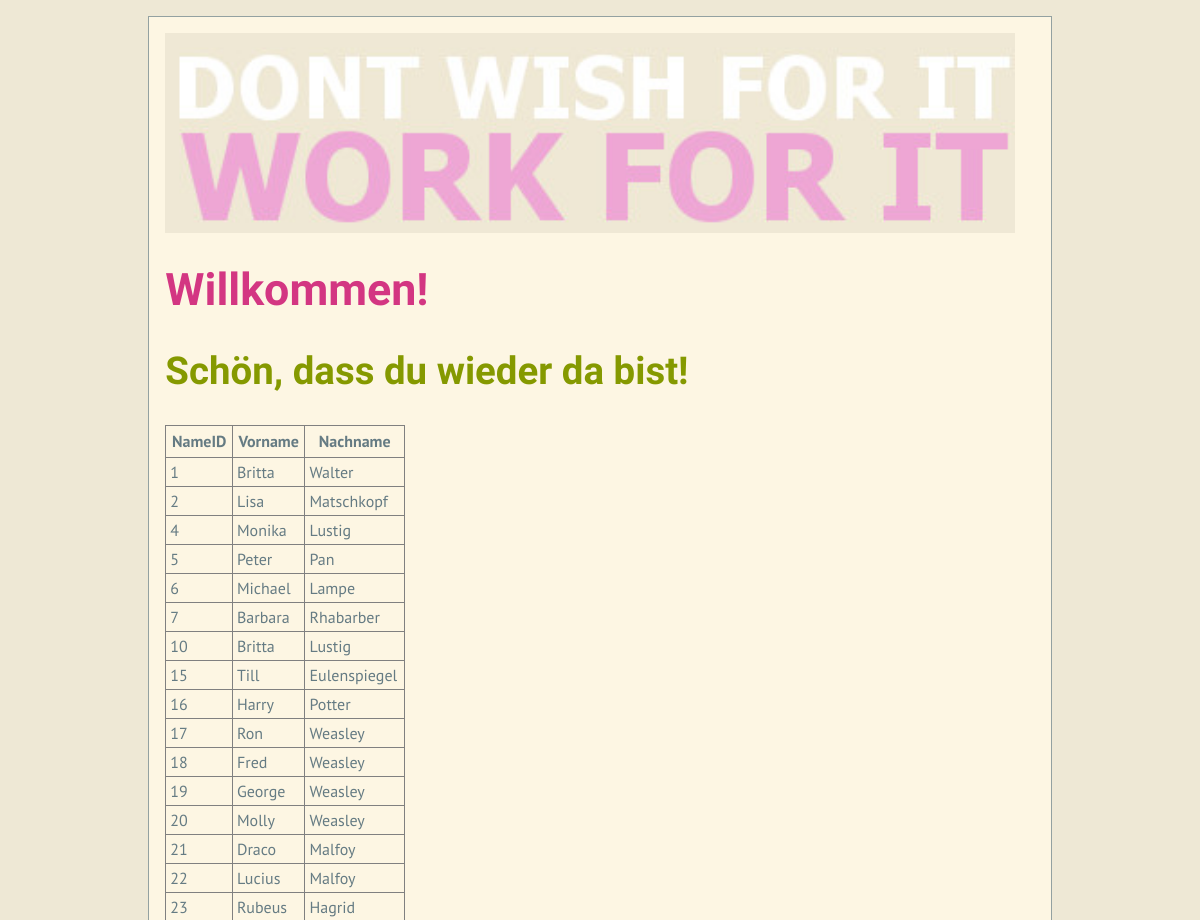
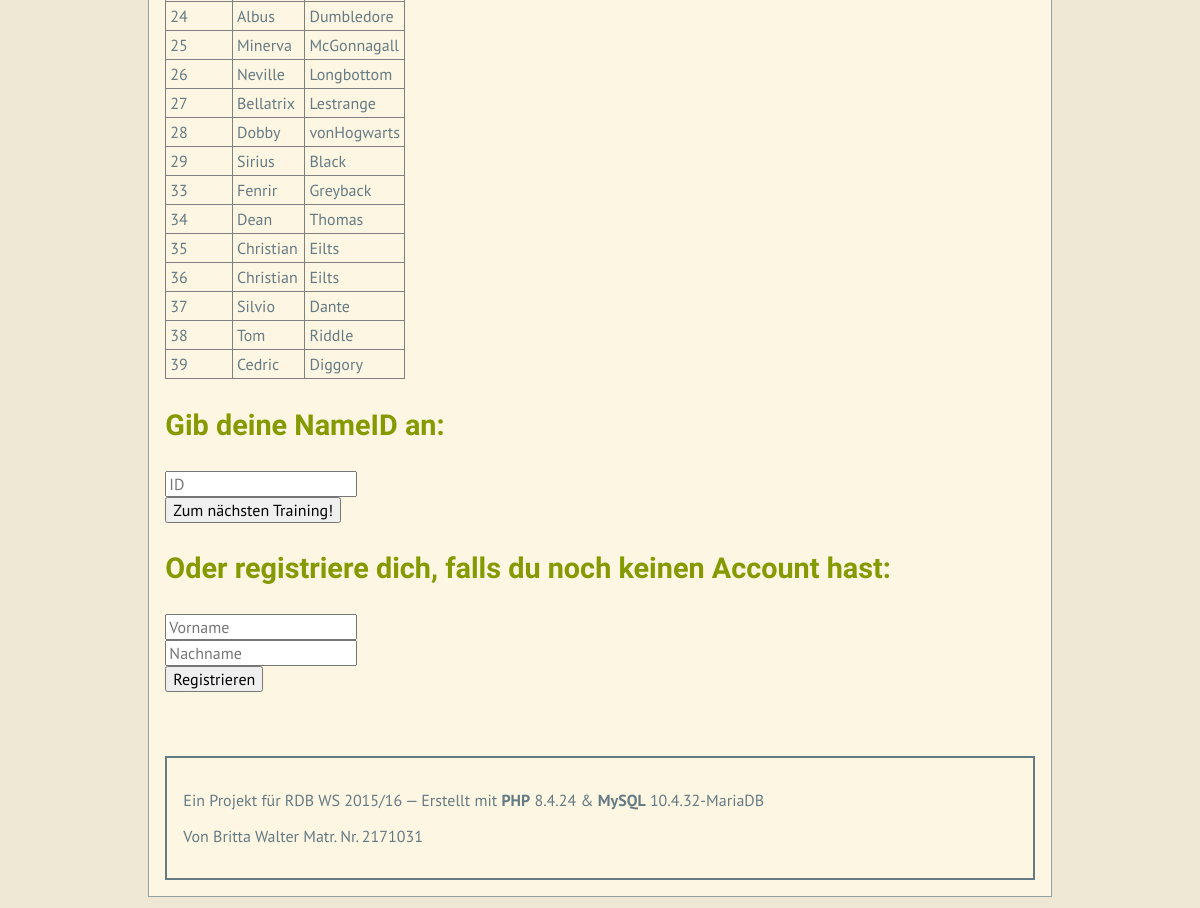
Screenshot of /log-in-name.php with the database file from the repository (2 pictures, top to bottom).
### tables this page shows
CREATE TABLE IF NOT EXISTS `Name` (
`NameID` int(11) unsigned NOT NULL,
  `NameVorname` varchar(255) NOT NULL,
  `NameNachname` varchar(255) NOT NULL,
  `NameTrainID` int(11) NOT NULL
);

### include/functions.php.inc (the view, shortened to what this page needs)
<?php
	function html_table_from_array($array){
		$prefix = 'table_id_';
		$thead = "\t\t<tr>\n";
		foreach (array_keys(@$array[0]) as $key) {
			$thead .= "\t\t\t<th id=\"$prefix$key\" style=\"padding: .35em;\">$key</th>\n";
		}
		$thead .= "\t\t</tr>\n";
		$tfoot = '';
		$return = "<table border=1>\n";
		$return .= "\t<thead>\n";
		$return .= $thead;
		$return .= "\t</thead>\n";
		$return .= "\t<tbody>\n";
		foreach ($array as $element) {
			$return .= "\t\t<tr>\n";
			foreach ($element as $key => $val) {
				$return .= "\t\t\t<td headers=\"$prefix$key\" style=\"padding: .25em;\">$val</td>\n";
			}
			$return .= "\t\t</tr>\n";
		}
		$return .= "\t</tbody>\n";
		$return .= "\t<tfoot>\n";
		$return .= $tfoot;
		$return .= "\t</tfoot>\n";
		$return .= "</table>\n";
		return $return;
	}
?>

### include/header.html.inc (shortened to what this page needs)
<!DOCTYPE html>
<html>
<head>
	<link rel="stylesheet" href="solarized_light.css">
	<img src="Unbenannt345.jpg" alt="eine grafik" height = "200" width = "850" align= "middle">
</head>
<body>

### log-in-name.php (shortened to what this page needs)
<?php 	require_once 'include/init.php.inc';
	$query = $sql->prepare("SELECT `NameID` , `NameVorname` Vorname, `NameNachname` Nachname FROM `Name` WHERE `NameVorname` LIKE ?");
	$hund = $_POST['vorname'];
	$hund = '%'.$hund.'%';
	$query->execute(array($hund));
	$maus = $query->fetchAll();
	if($maus == true) {
		$message = "Schön, dass du wieder da bist!";
		$tabelle = html_table_from_array($maus);
	}
	else{
		$message = "Du bist leider noch nicht registriert";
		$tabelle = "";
	}
require_once 'include/header.html.inc';
?>
<div>
	<h1>Willkommen!</h1>
	<h2><?=$message?></h2>
	<?=$tabelle?>
	<h3>Gib deine NameID an:</h3>
	<input form="form-id-weiter" type="text" name="NameID" maxlength="64" placeholder="ID"><br>
	<input form="form-id-weiter" type="submit" value="Zum nächsten Training!"><br>
	<h3>Oder registriere dich, falls du noch keinen Account hast:</h3>
	<input form="form-sign-up-name" type="text" name="vorname" maxlength="64" placeholder="Vorname"><br>
	<input form="form-sign-up-name" type="text" name="nachname" maxlength="64" placeholder="Nachname"><br>
	<input form="form-sign-up-name" type="submit" value="Registrieren"><br>
</div>
<?php require_once 'include/footer.html.inc'; ?>

### include/footer.html.inc
	<div id="footer" style="border:2px solid; margin-top: 4em; padding: 1em;">
		<p>Ein Projekt f&uuml;r RDB WS 2015/16 &mdash; Erstellt mit <strong>PHP</strong> <?=phpversion()?> &amp; <strong>MySQL</strong> <?=$sql->getAttribute(PDO::ATTR_SERVER_VERSION)?></p>
		<p>Von Britta Walter Matr. Nr. 2171031</p>
	</div>
</body>
</html>

### solarized_light.css (style rules this page uses)
html { font-family:sans-serif;-webkit-text-size-adjust:100%;-ms-text-size-adjust:100% }
body { margin:0 }
h1 { font-size:2em }
b,strong { font-weight:bold }
img { border:0 }
button,input,select,textarea { font-family:inherit;font-size:100%;margin:0 }
button,input { line-height:normal }
button,html input[type="button"],input[type="reset"],input[type="submit"] { -webkit-appearance:button;cursor:pointer }
table { border-collapse:collapse;border-spacing:0 }
html { font-family:'PT Sans',sans-serif }
h1,h2,h3,h4,h5,h6 { font-family:'PT Sans Narrow',sans-serif;font-weight:700 }
html { background-color:#eee8d5;color:#657b83;margin:1em }
body { background-color:#fdf6e3;margin:0 auto;max-width:23cm;border:1pt solid #93a1a1;padding:1em }
h1 { color:#d33682 }
h2,h3,h4,h5,h6 { color:#859900 }
h1 { font-size:2.8em }
h2 { font-size:2.4em }
h3 { font-size:1.8em }

### rows the page displays
name: NameID "1", NameVorname "Britta", NameNachname "Walter"
name: NameID "2", NameVorname "Lisa", NameNachname "Matschkopf"
name: NameID "4", NameVorname "Monika", NameNachname "Lustig"
name: NameID "5", NameVorname "Peter", NameNachname "Pan"
name: NameID "6", NameVorname "Michael", NameNachname "Lampe"
name: NameID "7", NameVorname "Barbara", NameNachname "Rhabarber"
name: NameID "10", NameVorname "Britta", NameNachname "Lustig"
name: NameID "15", NameVorname "Till", NameNachname "Eulenspiegel"
name: NameID "16", NameVorname "Harry", NameNachname "Potter"
name: NameID "17", NameVorname "Ron", NameNachname "Weasley"
name: NameID "18", NameVorname "Fred", NameNachname "Weasley"
name: NameID "19", NameVorname "George", NameNachname "Weasley"
name: NameID "20", NameVorname "Molly", NameNachname "Weasley"
name: NameID "21", NameVorname "Draco", NameNachname "Malfoy"
name: NameID "22", NameVorname "Lucius", NameNachname "Malfoy"
name: NameID "23", NameVorname "Rubeus", NameNachname "Hagrid"
name: NameID "24", NameVorname "Albus", NameNachname "Dumbledore"
name: NameID "25", NameVorname "Minerva", NameNachname "McGonnagall"
name: NameID "26", NameVorname "Neville", NameNachname "Longbottom"
name: NameID "27", NameVorname "Bellatrix", NameNachname "Lestrange"
name: NameID "28", NameVorname "Dobby", NameNachname "vonHogwarts"
name: NameID "29", NameVorname "Sirius", NameNachname "Black"
name: NameID "33", NameVorname "Fenrir", NameNachname "Greyback"
name: NameID "34", NameVorname "Dean", NameNachname "Thomas"
name: NameID "35", NameVorname "Christian", NameNachname "Eilts"
name: NameID "36", NameVorname "Christian", NameNachname "Eilts"
name: NameID "37", NameVorname "Silvio", NameNachname "Dante"
name: NameID "38", NameVorname "Tom", NameNachname "Riddle"
name: NameID "39", NameVorname "Cedric", NameNachname "Diggory"

### other values shown
$message "Schön, dass du wieder da bist!"
$key "NameID"
$key "Vorname"
$key "Nachname"
phpversion() "8.4.24"
$sql->getAttribute(PDO::ATTR_SERVER_VERSION) "10.4.32-MariaDB"
